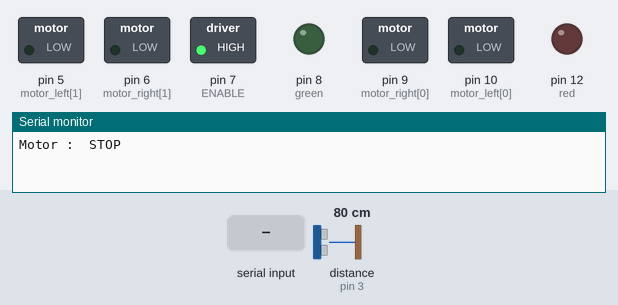
Simulated run of this sketch. Board: Arduino Uno, built with avr-gcc and run on an emulated ATmega328P. Shown: switched loads named in the sketch (green lamp = pin HIGH), output pins drawn as LEDs (lit = HIGH), the last lines printed to the serial monitor. Inputs (shaded band) come from the test bench; at power-on: distance to the obstacle (sensor on pin 3) 80 cm. The echo pulse lasts 58.3 µs per cm; pins used as bus, display or sensor lines are not drawn.

Above: at 1.2 s.
1.3 s: "1" received over Serial
At 2.5 s:
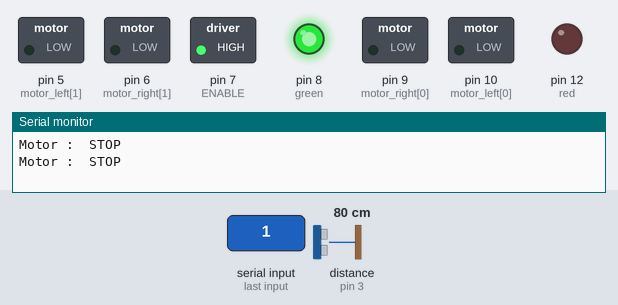
2.8 s: distance to the obstacle (sensor on pin 3) set to 14 cm
4.3 s: distance to the obstacle (sensor on pin 3) set to 11 cm
At 4.8 s:
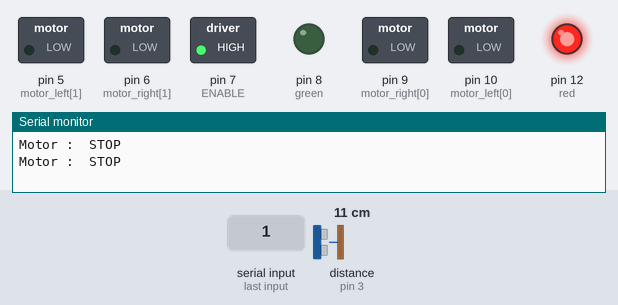
5.8 s: "3" received over Serial
At 6.3 s:
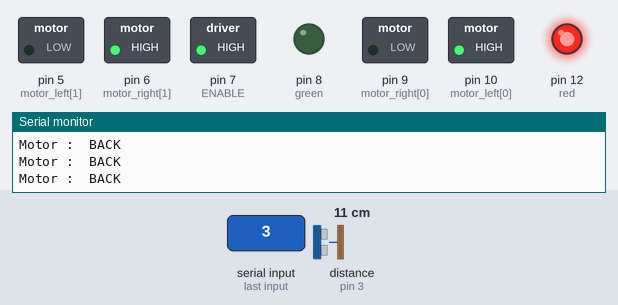
7.3 s: "5" received over Serial
At 7.9 s:
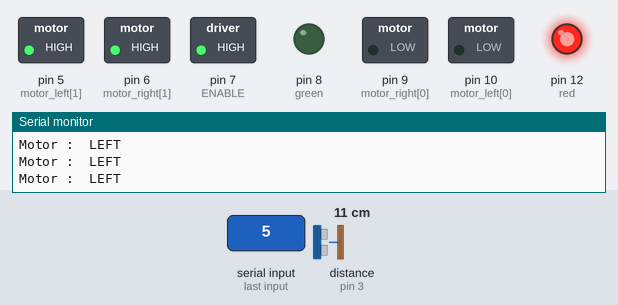
8.8 s: "4" received over Serial
At 9.1 s:
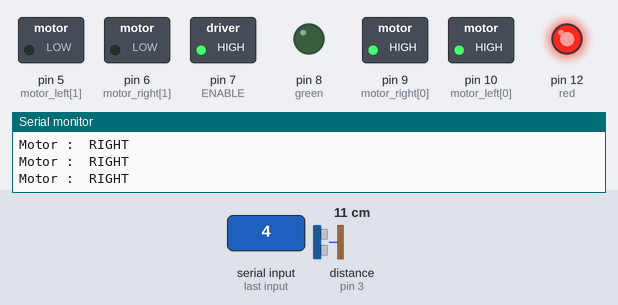
Timing chart, 0 to 11.3 s (numbered marks = the images above; inputs shaded):
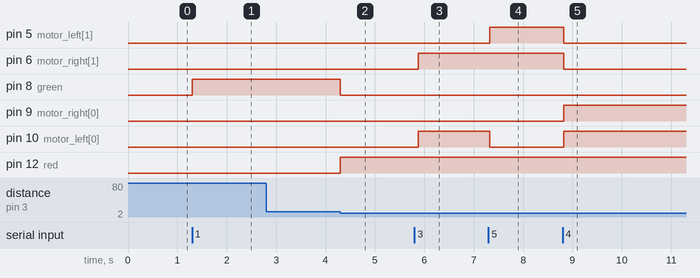

Measured:
- the behaviour switches between 13 and 12 cm on distance to the obstacle (sensor on pin 3) (found by bisection; images 1 and 2)
- after the input at 1.3 s, pin 8 (green): LOW → HIGH at once
- after the input at 2.8 s, every drawn part: stays the same
- after the input at 4.3 s, pin 8 (green): HIGH → LOW at once; pin 12 (red): LOW → HIGH at once
- after the input at 5.8 s, pin 6 (motor_right[1]), pin 10 (motor_left[0]): LOW → HIGH after 0.08 s
- after the input at 7.3 s, pin 5 (motor_left[1]): LOW → HIGH at once; pin 10 (motor_left[0]): HIGH → LOW at once
- after the input at 8.8 s, pin 5 (motor_left[1]), pin 6 (motor_right[1]): HIGH → LOW at once; pin 9 (motor_right[0]), pin 10 (motor_left[0]): LOW → HIGH at once

The sketch:

Bluetooth_Controlled_Car.ino
```cpp
// Bluetooth Controlled Car

int motor_left[] = {10, 5};
int motor_right[] = {9, 6};
#define ENABLE 7

#define green 8
#define red 12
#define trigPinFront 4
#define FrontEcho 3

char command = 0;
bool Switch = false;
//PWM - To slow down left and right turns
int PWMSpeed = 125;
const int range = 5;

void setup() {
  //Configure internal pullup on the RX pin
  pinMode(0, INPUT_PULLUP);
  Serial.begin(9600); // Default connection rate for bluetooth module

  // LEDs and Sensor
  pinMode(red, OUTPUT);
  pinMode(green, OUTPUT);
  pinMode(trigPinFront, OUTPUT);
  pinMode(FrontEcho, INPUT);

  // Setup motors
  int i;
  for (i = 0; i < 2; i++) {
    pinMode(motor_left[i], OUTPUT);
    pinMode(motor_right[i], OUTPUT);
  }
  pinMode(ENABLE, OUTPUT);
  digitalWrite(ENABLE, HIGH);

  digitalWrite(red, LOW);
  digitalWrite(green, LOW);
  motor_stop(); //initially motors are off
}

void loop() {

  if (Switch) {
    if (TooClose()) {
      digitalWrite(red, HIGH);
      digitalWrite(green, LOW);
    } else {
      digitalWrite(red, LOW);
      digitalWrite(green, HIGH);
    }
  }

  if (Serial.available() > 0)
  {
    command = Serial.read();

    if (command == '1')
    {
      Switch = !Switch;
      if (Switch) {
        digitalWrite(red, LOW);
        digitalWrite(green, HIGH);
      } else {
        digitalWrite(red, LOW);
        digitalWrite(green, LOW);
      }
    }

    if (TooClose() && Switch) {
      digitalWrite(red, HIGH);
      digitalWrite(green, LOW);
      motor_stop();
      delay(50);
      while (TooClose()) {
        if (Serial.available() > 0) {
          command = Serial.read();
        }
        if (command == '1') {
          Switch = !Switch;
          digitalWrite(red, LOW);
          digitalWrite(green, LOW);
          break;
        }
        MoveWithCaution();
      }
    } else if (Switch) {
      digitalWrite(red, LOW);
      digitalWrite(green, HIGH);
      Move();
    }
  }
}

//Motor Controls
void motor_stop() {
  Serial.print("Motor :  STOP\n");
  digitalWrite(motor_left[0], LOW);
  digitalWrite(motor_left[1], LOW);

  digitalWrite(motor_right[0], LOW);
  digitalWrite(motor_right[1], LOW);
  delay(25);
}

void turn_right() { //right
  //Slow down speed by using PWM
  Serial.print("Motor :  LEFT\n");
  digitalWrite(motor_left[0], LOW);
  digitalWrite(motor_left[1], HIGH);

  digitalWrite(motor_right[0], LOW);
  digitalWrite(motor_right[1], HIGH);

}

void turn_left() { //left
  //Slow down speed by using PWM
  //Slow down speed by using PWM
  Serial.print("Motor :  RIGHT\n");
  digitalWrite(motor_left[0], HIGH);
  digitalWrite(motor_left[1], LOW);

  digitalWrite(motor_right[0], HIGH);
  digitalWrite(motor_right[1], LOW);

}

void drive_forward() { //forward
  Serial.print("Motor :  FORWARD\n");
  digitalWrite(motor_left[0], LOW);
  digitalWrite(motor_left[1], HIGH);

  digitalWrite(motor_right[0], HIGH);
  digitalWrite(motor_right[1], LOW);
}

void drive_backward() { //backward
  Serial.print("Motor :  BACK\n");
  digitalWrite(motor_left[0], HIGH);
  digitalWrite(motor_left[1], LOW);

  digitalWrite(motor_right[0], LOW);
  digitalWrite(motor_right[1], HIGH);
}

void Move() {
  if (command == '2') {
    drive_forward();
  } else if (command == '3') {
    drive_backward();
  } else if (command == '5') {
    turn_right();
  } else if (command == '4') {
    turn_left();
  } else if (command == '9') {
    motor_stop();
  } else {
    motor_stop();
  }
}

void MoveWithCaution() {
  if (command == '2') {
    motor_stop();
  } else if (command == '3') {
    drive_backward();
  } else if (command == '5') {
    turn_right();
  } else if (command == '4') {
    turn_left();
  } else if (command == '9') {
    motor_stop();
  } else {
    motor_stop();
  }
}

bool TooClose() {
  int inches = CheckDistanceFront();

  if (inches < range) {
    digitalWrite(red, HIGH);
    digitalWrite(green, LOW);
    return true;
  }
  digitalWrite(red, LOW);
  digitalWrite(green, HIGH);
  return false;
}

long CheckDistanceFront() {
  digitalWrite(trigPinFront, LOW);
  delayMicroseconds(2);
  digitalWrite(trigPinFront, HIGH);
  delayMicroseconds(5);
  digitalWrite(trigPinFront, LOW);

  long Duration = pulseIn(FrontEcho, HIGH);
  long inches = microsecondsToInches(Duration);

  return inches;
}

long microsecondsToInches(long microseconds) {
  return microseconds / 74 / 2;
}

long microsecondsToCentimeters(long microseconds) {
  return microseconds / 29 / 2;
}
```
